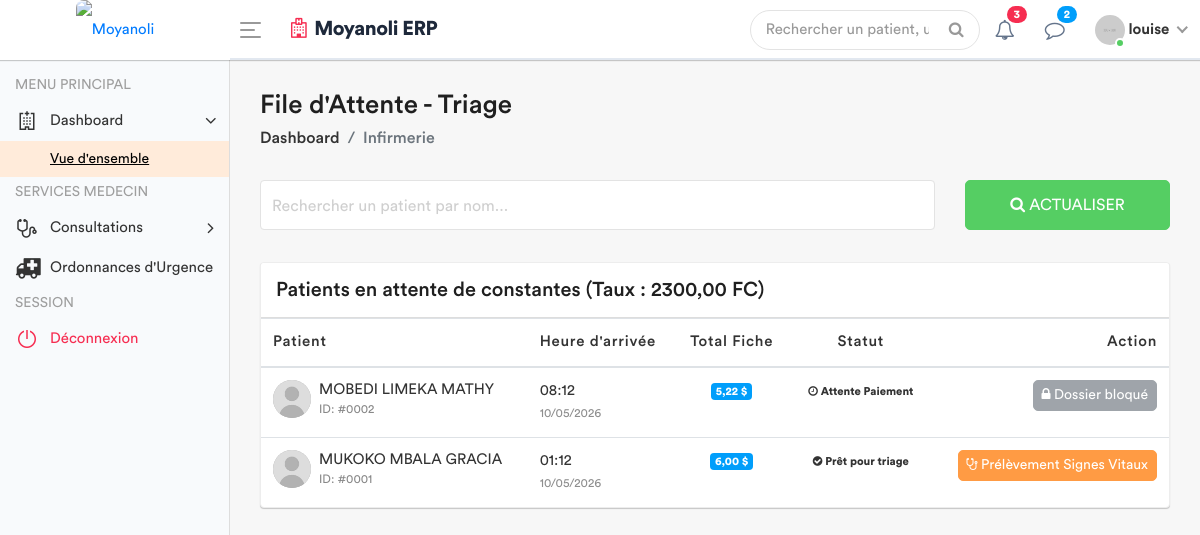
The app's page /infirmerie/attente/ (signed in), older data.
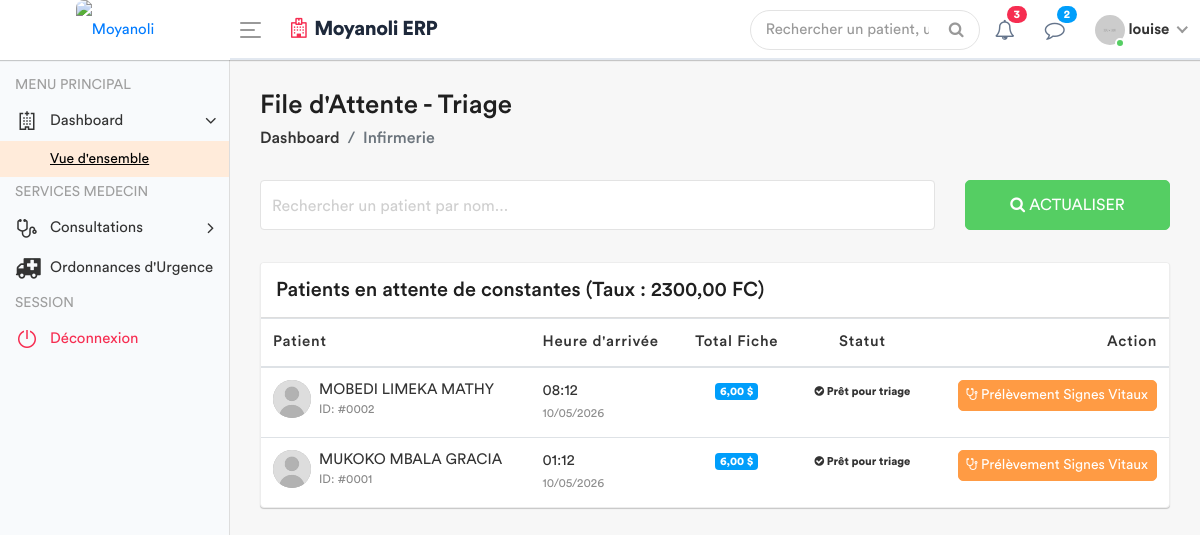
The same page, newer data.
### apps/models.py (models this page shows, shortened)
class Patient(models.Model):
    code_patient = models.CharField(max_length=20, unique=True, editable=False)
    noms = models.CharField(max_length=100)
    service = models.ForeignKey(
        Service,
        on_delete=models.PROTECT, # On empêche de supprimer un service s'il a des patients
        related_name='patients',
        null=True # Utile si tu as déjà des patients en base sans service
    )
    sexe = models.CharField(max_length=1, choices=[('M', 'Masculin'), ('F', 'Féminin')])
    age = models.CharField(max_length=30)
    adresse = models.TextField()
    telephone = models.CharField(max_length=20)
    fiche_payee = models.BooleanField(default=False)
    created_by = models.ForeignKey(User, on_delete=models.SET_NULL, null=True, related_name='patients_crees')
    date_creation = models.DateTimeField(auto_now_add=True)
    date_modification = models.DateTimeField(auto_now=True)

### apps/views.py (the view)
# urls.py: path('infirmerie/attente/', views.liste_attente_triage, name='liste_attente_triage'),
@login_required
def liste_attente_triage(request):
    config = ConfigurationHopital.objects.first()
    taux = config.taux_usd_en_cdf if config else 2300.00
    patients_liste = Patient.objects.all().order_by('-date_creation')
    for patient in patients_liste:
        paiements = Paiement.objects.filter(patient=patient, service='FICHE')
        total_usd = 0
        for p in paiements:
            if p.devise == 'USD':
                total_usd += p.montant_verse
            else:
                total_usd += (p.montant_verse / taux)
        patient.total_fiche_usd = total_usd
        patient.a_solde_fiche = total_usd >= 6.00
    role = Fonction.objects.filter(userKey=request.user).first()
    fonctionKey = role.fonctionKey.roleName if role else None
    return render(request, 'back-end/infirmerie/liste_attente.html', {
        'patients': patients_liste,
        'taux': taux ,
        'fonctionKey' : fonctionKey
    })

### apps/templates/back-end/infirmerie/liste_attente.html (shortened to what the changed rows need)
<!DOCTYPE html>
{% load static %}
<html lang="fr">
    <head>
        {% include 'back-end/includes/css.html' %}
    </head>
    <body>
        <div class="main-wrapper">
            <div class="page-wrapper">
                <div class="content container-fluid">
                    <div class="card card-table mt-3">
                        <div class="card-body">
                            <div class="table-responsive">
                                <table class="table table-hover table-center mb-0" id="patientTable">
                                    <thead>
                                        <tr>
                                            <th>Patient</th>
                                            <th>Heure d'arrivée</th>
                                            <th class="text-center">Total Fiche</th>
                                            <th class="text-center">Statut</th>
                                            <th class="text-right">Action</th>
                                        </tr>
                                    </thead>
                                    <tbody>
                                        {% for patient in patients %}
                                        <tr>
                                            <td>
                                                <h2 class="table-avatar">
                                                    <a href="#" class="avatar avatar-sm mr-2">
                                                        <img class="avatar-img rounded-circle" src="{% static 'back-end/assets/img/user.jpg' %}" alt="User">
                                                    </a>
                                                    <a href="#">{{ patient.noms }} <span>ID: #{{ patient.id|stringformat:"04d" }}</span></a>
                                                </h2>
                                            </td>
                                            <td>{{ patient.date_creation|date:"H:i" }} <br><small class="text-muted">{{ patient.date_creation|date:"d/m/Y" }}</small></td>
                                            <td class="text-center">
                                                <span class="badge badge-info">{{ patient.total_fiche_usd|floatformat:2 }} $</span>
                                            </td>
                                            <td class="text-center">
                                                {% if patient.a_solde_fiche %}
                                                    <span class="badge badge-success-border"><i class="fa fa-check-circle"></i> Prêt pour triage</span>
                                                {% else %}
                                                    <span class="badge badge-danger-border"><i class="fa fa-clock-o"></i> Attente Paiement</span>
                                                {% endif %}
                                            </td>
                                            <td class="text-right">
                                                {% if patient.a_solde_fiche %}
                                                    <a href="{% url 'saisir_signes' patient.id %}" class="btn btn-primary btn-sm">
                                                        <i class="fa fa-stethoscope"></i> Prélèvement Signes Vitaux
                                                    </a>
                                                {% else %}
                                                    <button class="btn btn-secondary btn-sm" disabled title="Le patient doit d'abord solder la fiche (6 USD)">
                                                        <i class="fa fa-lock"></i> Dossier bloqué
                                                    </button>
                                                {% endif %}
                                            </td>
                                        </tr>
                                        {% empty %}
                                        <tr>
                                            <td colspan="5" class="text-center py-4">
                                                <div class="text-muted">Aucun patient dans la file d'attente.</div>
                                            </td>
                                        </tr>
                                        {% endfor %}
                                    </tbody>
                                </table>
                            </div>
                        </div>
                    </div>
                </div>
            </div>
        </div>
    </body>
</html>

Row changes from the older to the newer data that the page shows:
changed Patient "MOBEDI LIMEKA MATHY": total_fiche_usd "5,22" → "6,00"; text "Attente Paiement Dossier bloqué" → "Prêt pour triage Prélèvement Signes Vitaux"
